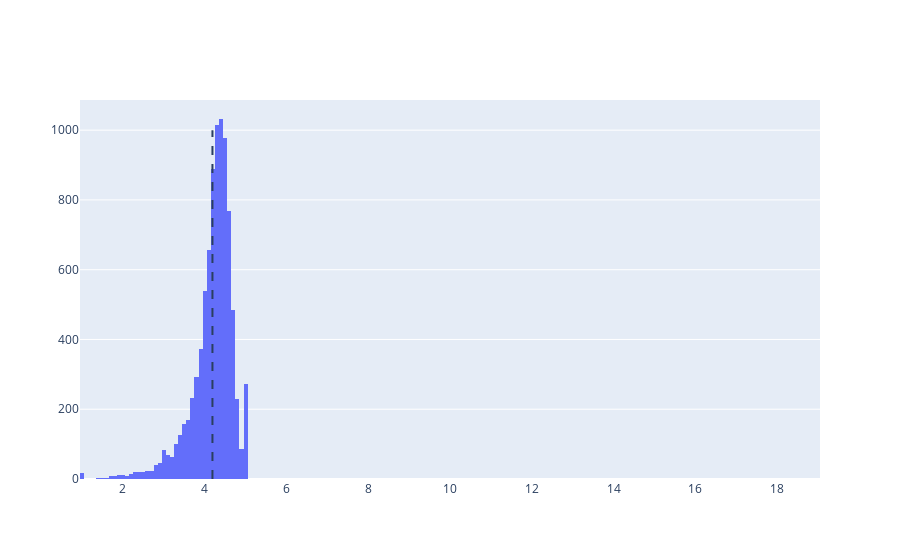

Source (notebook cell):
### Markdown cell above
## DISTRIBUTION OF APP RATINGS

### Code cell
# Measuring Average rating of apps
avg_app_rating = apps["Rating"].mean()
print('Average app rating = ', avg_app_rating)

# Making the Distribution of apps according to their ratings
data = [go.Histogram(
        x = apps['Rating']
)]

# Adding Vertical dashed line to indicate the average app rating
layout = {'shapes': [{
              'type' :'line',
              'x0': avg_app_rating,
              'y0': 0,
              'x1': avg_app_rating,
              'y1': 1000,
              'line': { 'dash': 'dash'}
          }]
          }

plotly.offline.iplot({'data': data, 'layout': layout})

### Figure 1 — Plotly figure (JSON) as saved in the notebook; plotly's stock layout.template omitted (floating-point values rounded to 4 significant figures; data arrays with more than 128 entries replaced by an {"elided": "..."} marker saying what was removed)
{"data": [{"type": "histogram", "x": {"elided": "10358 float values"}}], "layout": {"shapes": [{"line": {"dash": "dash"}, "type": "line", "x0": 4.19, "x1": 4.19, "y0": 0, "y1": 1000}]}}
